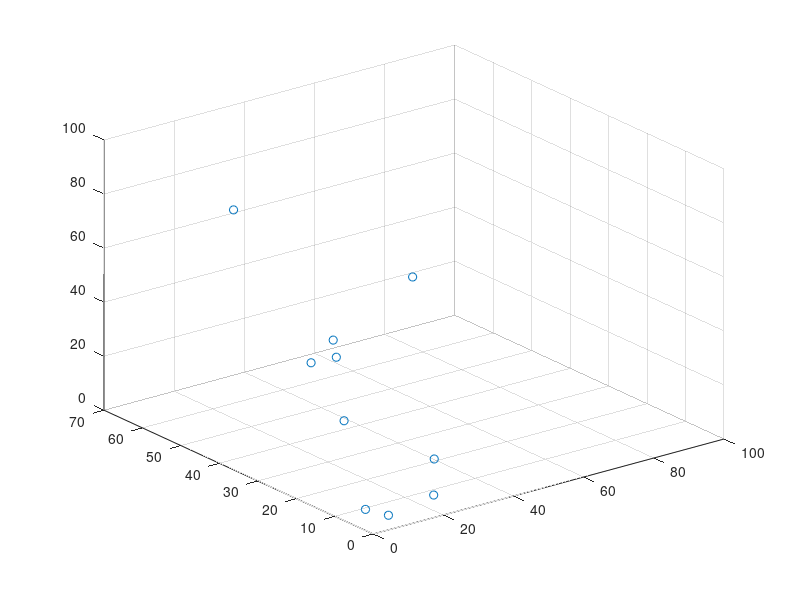

MATLAB code for this plot:
clear all, close all, clc

a = [2;6;6;1;1;4;9;3;5;2];
b = [7;2;5;6;8;9;5;1;1;2];
answer = []

for i = 1:10
    x1 = a(i)
    x2 = b(i)
    
    n1 = x1 ^ 2
    n2 = sqrt(2)*x1*x2
    n3 = x2 ^ 2
    
    answer = [answer; n1 n2 n3] 
end

scatter3(answer(1:10, 1), answer(1:10, 2), answer(1:10, 3))
         